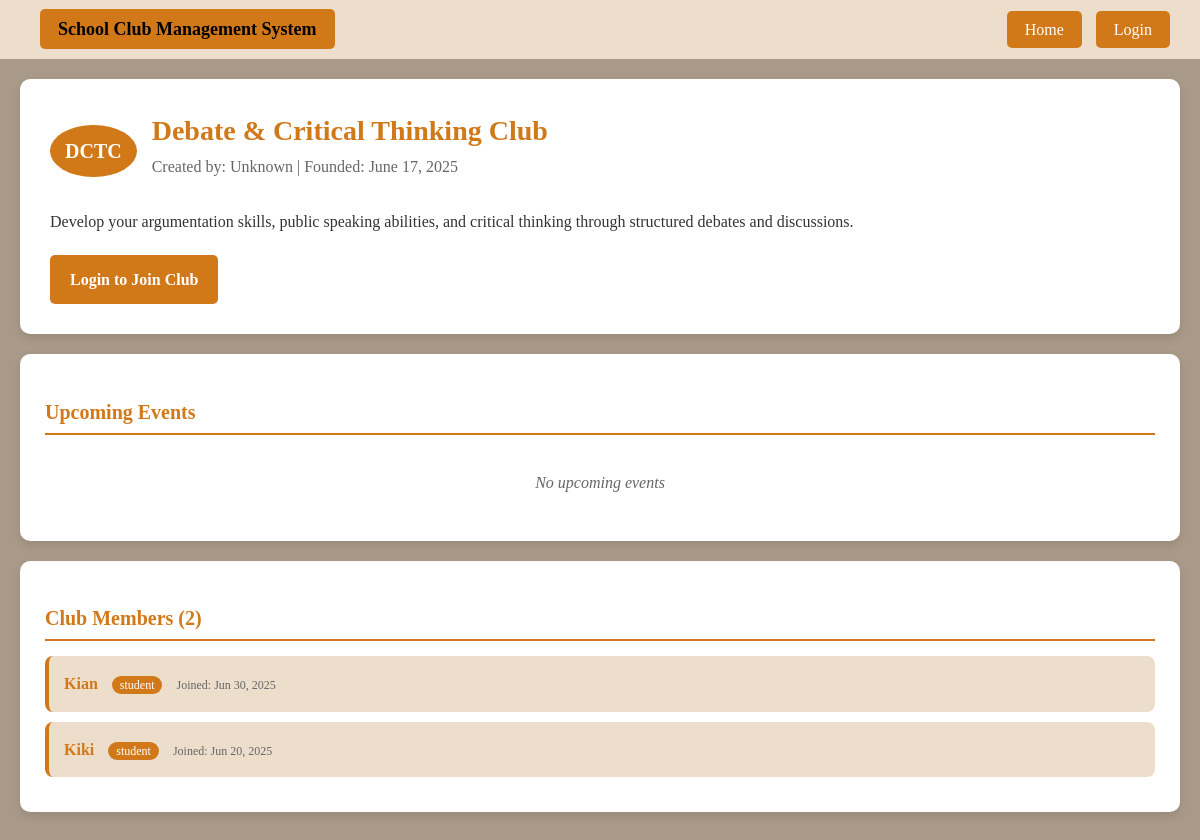
/club_details.php?id=4, run on the app's committed database.
### tables this page shows
CREATE TABLE `clubs` (
  `id` int(11) NOT NULL,
  `patron_id` int(11) NOT NULL,
  `name` varchar(100) NOT NULL,
  `initials` varchar(10) NOT NULL,
  `description` text DEFAULT NULL,
  `created_by` int(11) DEFAULT NULL,
  `created_at` timestamp NOT NULL DEFAULT current_timestamp()
);

CREATE TABLE `memberships` (
  `id` int(11) NOT NULL,
  `user_id` int(11) NOT NULL,
  `club_id` int(11) NOT NULL,
  `status` enum('pending','approved','rejected') DEFAULT 'pending',
  `joined_at` timestamp NOT NULL DEFAULT current_timestamp()
);

CREATE TABLE `users` (
  `id` int(11) NOT NULL,
  `username` varchar(50) NOT NULL,
  `surname` varchar(100) DEFAULT NULL,
  `email` varchar(100) NOT NULL,
  `school_id` varchar(50) NOT NULL,
  `password` varchar(255) NOT NULL,
  `role` enum('student','club_manager','admin') DEFAULT 'student',
  `created_at` timestamp NOT NULL DEFAULT current_timestamp()
);

### club_details.php (the view, shortened to what this page needs)
<?php
$conn = new mysqli("localhost", "root", "", "ics_project");
$club_id = isset($_GET['id']) ? intval($_GET['id']) : 0;
$club_stmt = $conn->prepare("SELECT c.*, u.username as creator_name FROM clubs c LEFT JOIN users u ON c.created_by = u.id WHERE c.id = ?");
$club_stmt->bind_param("i", $club_id);
$club_stmt->execute();
$club_result = $club_stmt->get_result();
$club = $club_result->fetch_assoc();
$events_stmt = $conn->prepare("SELECT * FROM events WHERE club_id = ? ORDER BY event_date DESC");
$events_stmt->bind_param("i", $club_id);
$events_stmt->execute();
$events_result = $events_stmt->get_result();
$members_stmt = $conn->prepare("SELECT u.username, u.role, m.joined_at FROM memberships m JOIN users u ON m.user_id = u.id WHERE m.club_id = ? ORDER BY m.joined_at DESC");
$members_stmt->bind_param("i", $club_id);
$members_stmt->execute();
$members_result = $members_stmt->get_result();
$is_member = false;
?>
<!DOCTYPE html>
<html>
<head>
</head>
<body>
    <div class="navbar">
        <div class="logo">
            <a href="home.php" style="color: black; text-decoration: none;">
                School Club Management System
            </a>
        </div>
        <div>
            <?php if (isset($_SESSION['username'])): ?>
                <span style="color: black; margin-right: 10px;">
                    Welcome, <?php echo htmlspecialchars($_SESSION['username']); ?>!
                </span>
                <a href="home.php">Home</a>
                <a href="student_dashboard.php">Dashboard</a>
                <a href="logout.php">Logout</a>
            <?php else: ?>
                <a href="home.php">Home</a>
                <a href="login.php">Login</a>
            <?php endif; ?>
        </div>
    </div>
    <div class="container">
        <div class="club-header">
            <div class="club-title">
                <div class="club-initials-badge"><?php echo htmlspecialchars($club['initials']); ?></div>
                <div>
                    <h1 class="club-name"><?php echo htmlspecialchars($club['name']); ?></h1>
                    <div class="club-meta">
                        Created by: <?php echo htmlspecialchars($club['creator_name'] ?? 'Unknown'); ?> |
                        Founded: <?php echo date('F j, Y', strtotime($club['created_at'])); ?>
                    </div>
                </div>
            </div>
            <div class="club-description">
                <?php echo htmlspecialchars($club['description']); ?>
            </div>
            <?php if (isset($_SESSION['user_id'])): ?>
                <div class="action-buttons">
                    <?php if ($is_member): ?>
                        <span class="btn btn-success">✓ You are a member</span>
                        <a href="leave_club.php?id=<?php echo $club_id; ?>" class="btn btn-secondary"
                           onclick="return confirm('Are you sure you want to leave this club?')">Leave Club</a>
                    <?php else: ?>
                        <a href="join_club.php?id=<?php echo $club_id; ?>" class="btn btn-primary">Join Club</a>
                    <?php endif; ?>
                </div>
            <?php else: ?>
                <div class="action-buttons">
                    <a href="login.php" class="btn btn-primary">Login to Join Club</a>
                </div>
            <?php endif; ?>
        </div>
        <div class="section">
            <h2 class="section-title">Upcoming Events</h2>
            <?php if ($events_result->num_rows > 0): ?>
                <?php while($event = $events_result->fetch_assoc()): ?>
                    <div class="event-item">
                        <div class="event-title"><?php echo htmlspecialchars($event['title']); ?></div>
                        <div class="event-date">
                            <?php echo $event['event_date'] ? date('F j, Y', strtotime($event['event_date'])) : 'Date TBD'; ?>
                        </div>
                        <div><?php echo htmlspecialchars($event['description']); ?></div>
                    </div>
                <?php endwhile; ?>
            <?php else: ?>
                <div class="no-content">No upcoming events</div>
            <?php endif; ?>
        </div>
        <div class="section">
            <h2 class="section-title">Club Members (<?php echo $members_result->num_rows; ?>)</h2>
            <?php if ($members_result->num_rows > 0): ?>
                <?php while($member = $members_result->fetch_assoc()): ?>
                    <div class="member-item">
                        <span class="member-name"><?php echo htmlspecialchars($member['username']); ?></span>
                        <span class="member-role"><?php echo htmlspecialchars($member['role']); ?></span>
                        <span style="color: #666; font-size: 12px; margin-left: 10px;">
                            Joined: <?php echo date('M j, Y', strtotime($member['joined_at'])); ?>
                        </span>
                    </div>
                <?php endwhile; ?>
            <?php else: ?>
                <div class="no-content">No members yet</div>
            <?php endif; ?>
        </div>
    </div>
</body>

### club_details.php (style rules this page uses)
body { font-family: 'Times New Roman', Times, serif; margin: 0; padding: 0; background-color: rgb(169, 153, 136); line-height: 1.6; }
.navbar { background-color: rgb(237, 222, 203); padding: 15px 30px; display: flex; justify-content: space-between; align-items: center; }
.navbar .logo { font-size: 18px; font-weight: bold; color: black; }
.navbar a { background-color: rgb(209, 120, 25); color: #fff; padding: 10px 18px; text-decoration: none; border-radius: 5px; transition: background-color 0.3s ease; margin-left: 10px; }
.container { max-width: 1200px; margin: 0 auto; padding: 20px; }
.club-header { background-color: white; border-radius: 10px; padding: 30px; margin-bottom: 20px; box-shadow: 0 4px 8px rgba(0, 0, 0, 0.1); }
.club-title { display: flex; align-items: center; gap: 15px; margin-bottom: 15px; }
.club-initials-badge { background-color: rgb(209, 120, 25); color: white; padding: 10px 15px; border-radius: 50%; font-weight: bold; font-size: 20px; }
.club-name { font-size: 28px; color: rgb(209, 120, 25); margin: 0; }
.club-meta { color: #666; margin-bottom: 15px; }
.club-description { font-size: 16px; color: #333; }
.action-buttons { margin-top: 20px; display: flex; gap: 10px; }
.btn { padding: 12px 20px; border: none; border-radius: 5px; cursor: pointer; text-decoration: none; display: inline-block; transition: background-color 0.3s ease; font-weight: bold; }
.btn-primary { background-color: rgb(209, 120, 25); color: white; }
.section { background-color: white; border-radius: 10px; padding: 25px; margin-bottom: 20px; box-shadow: 0 4px 8px rgba(0, 0, 0, 0.1); }
.section-title { color: rgb(209, 120, 25); font-size: 20px; margin-bottom: 15px; border-bottom: 2px solid rgb(209, 120, 25); padding-bottom: 5px; }
.event-item, .member-item { background-color: rgb(237, 222, 203); padding: 15px; margin-bottom: 10px; border-radius: 8px; border-left: 4px solid rgb(209, 120, 25); }
.member-name { font-weight: bold; color: rgb(209, 120, 25); }
.member-role { background-color: rgb(209, 120, 25); color: white; padding: 2px 8px; border-radius: 12px; font-size: 12px; margin-left: 10px; }
.no-content { text-align: center; color: #666; font-style: italic; padding: 20px; }

### data on the page
clubs: initials "DCTC", name "Debate & Critical Thinking Club", created_at "June 17, 2025", description "Develop your argumentation skills, public speaking abilities, and critical thinking through structured debates and discussions."
memberships: user.username "Kian", user.role "student", joined_at "Jun 30, 2025"
memberships: user.username "Kiki", user.role "student", joined_at "Jun 20, 2025"

### other printed values
$club['creator_name'] "Unknown"
$members_result->num_rows "2"
